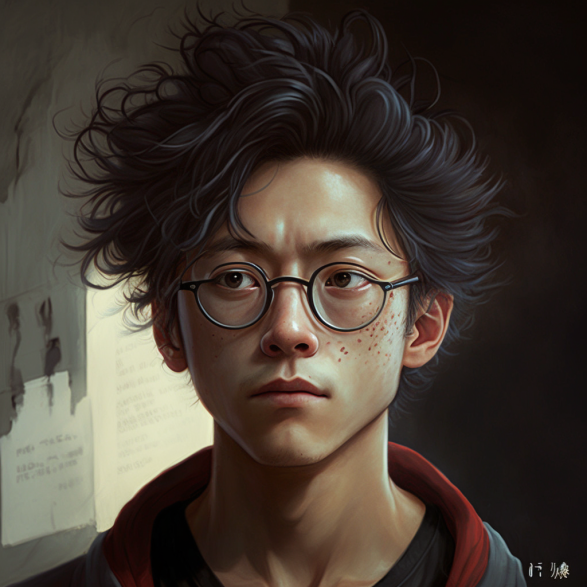
#> input picture Multimedia/tp1_images_filters/Sami__jiro_horikoshi_bda37552-7194-48a8-aae9-b13500d8fd3e.png, 587 x 587 px
$ jupyter execute --allow-errors tp1.ipynb
#> lines starting #> are read from the running program, lines starting #| are printed output that depends on the picture; after the words box and inside, x2 and y2 are one past the last pixel; in counts of white or black regions, pixels touching at a corner belong together
[cell 1]
import cv2
import numpy as np
import matplotlib.pyplot as plt

[cell 2]
img = cv2.imread(r"Sami__jiro_horikoshi_bda37552-7194-48a8-aae9-b13500d8fd3e.png")
#> img is the input picture: shape (587, 587, 3); mean B, G, R 52.3, 61.2, 71.2
print(type(img))
#| <class 'numpy.ndarray'>

[cell 3]
height , width , channels = img.shape
#> height = 587; width = 587; channels = 3

print (f'height: {height} / width: {width} / channels: {channels}')
#| height: 587 / width: 587 / channels: 3

B , G , R = img[300,300]
#> B = 127; G = 148; R = 176

print (f'blue: {B} / green: {G} / red: {R}')
#| blue: 127 / green: 148 / red: 176

cv2.imshow("image" , img)
cv2.waitKey(0)

cv2.destroyAllWindows()

[cell 4]
resized  = cv2.resize(img, (int(img.shape[1]/2) ,int( img.shape[0]/2)))
print(type(int(img.shape[1]/2)))
#| <class 'int'>

cv2.imshow("image" , resized)
cv2.waitKey(0)
cv2.destroyAllWindows()

[cell 5]
#...
# Convert from BGR to YCrCb color space: Y is the Luminance component, Cb and Cr
# chrominance components
img_ycrcb = cv2.cvtColor(resized, cv2.COLOR_BGR2YCrCb)
#> img_ycrcb: shape (293, 293, 3); mean of channels 0, 1, 2 63, 133.7, 121.9
cv2.imwrite("ycrcb_random.png", img_ycrcb)
# Convert from BGR to HSV color space
img_hsv = cv2.cvtColor(resized, cv2.COLOR_BGR2HSV)
#> img_hsv: shape (293, 293, 3); mean H, S, V 25.2, 87.4, 71.7
cv2.imwrite("hsv_random.png", img_hsv)
# Convert an RGB image to grayscale
gray_img = cv2.cvtColor(resized, cv2.COLOR_BGR2GRAY)
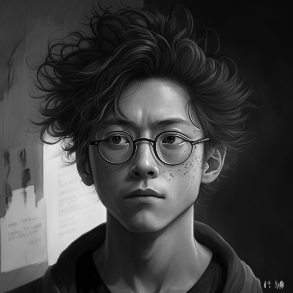
#> gray_img: shape (293, 293); min 0, max 244, mean 63
# concatenate image Horizontally
images = np.concatenate((cv2.cvtColor(gray_img, cv2.COLOR_GRAY2BGR), img_ycrcb,
img_hsv), axis=1)
#> images: shape (293, 879, 3); mean of channels 0, 1, 2 50.4, 94.7, 85.5
cv2.imshow('Gray, YCrCb and HSV images', images)
cv2.waitKey(0)
cv2.destroyAllWindows()

[cell 6]
plt.imshow(img)
# rgb_img = cv2.cvtColor(img , cv2.COLOR_BGR2RGB)
plt.axis("off")
plt.title("jirooooo")
plt.show()

[cell 7]
B_img, G_img, R_img = cv2.split(img)
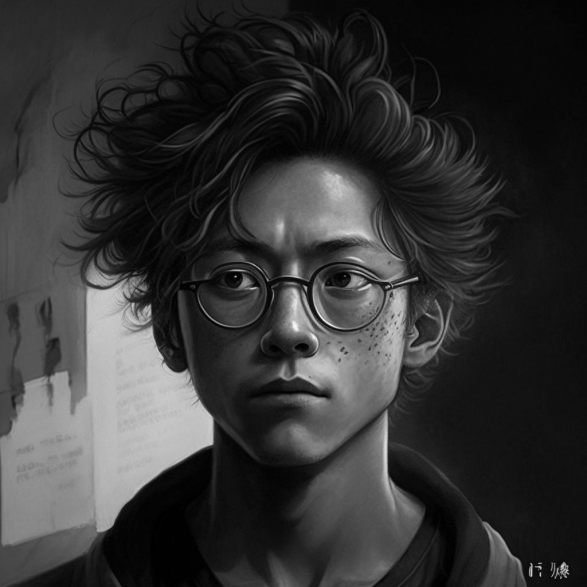
#> B_img: shape (587, 587); min 0, max 248, mean 52.3
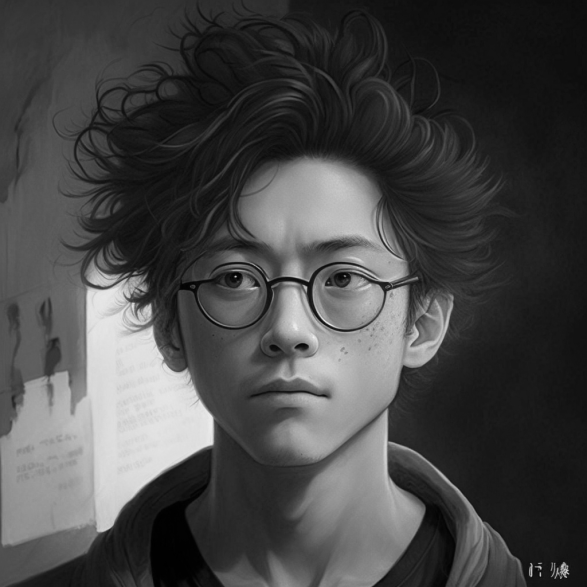
#> R_img: shape (587, 587); min 0, max 240, mean 71.2
RGB_img = cv2.merge([R_img, G_img, B_img])
plt.imshow(G_img , cmap="gray")
plt.axis('off')
plt.title('Image')
plt.show()

[cell 8]
figure, plots = plt.subplots(nrows=1, ncols=3)
for i, plot in enumerate(plots):
    plotimg = np.zeros(RGB_img.shape, dtype='uint8')
    plotimg[:, :, i] = RGB_img[:, :, i]
    plot.imshow(plotimg)
    plot.axis('off')
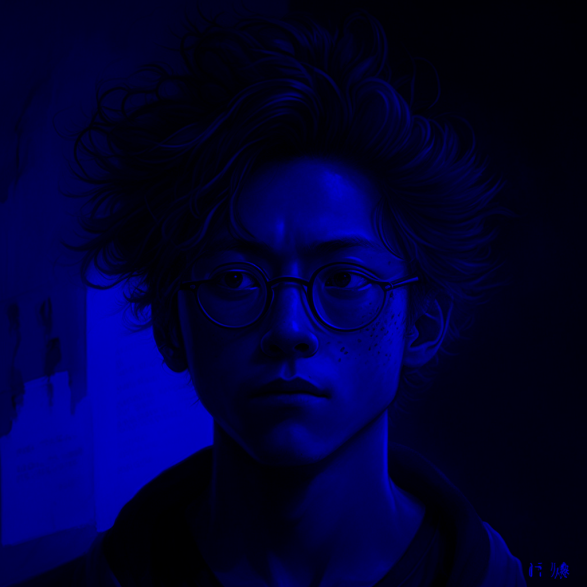
#> plotimg: shape (587, 587, 3); mean R, G, B 0, 0, 52.3
plt.show()
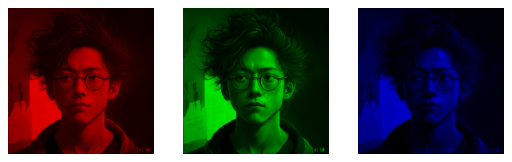
#> figure drawn by matplotlib, 3 panels

## Binarisation :

[cell 9]
gray_img = cv2.cvtColor(img, cv2.COLOR_BGR2GRAY)
#> gray_img: shape (587, 587)
# concatenate image Horizontally

cv2.imshow("CCCCCCCCCCCCCCCCCC" ,  gray_img)
cv2.waitKey(0)
cv2.destroyAllWindows()


threshold = 127
_, img_bw = cv2.threshold(gray_img, threshold, 255, cv2.THRESH_BINARY)
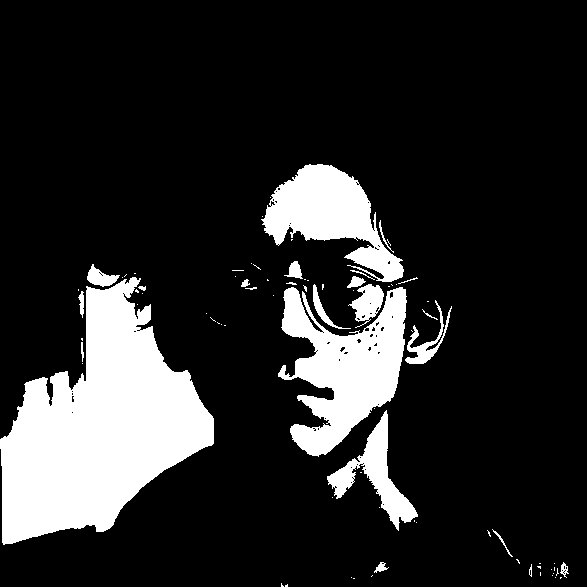
#> img_bw: shape (587, 587); 16.5% white; 82 white regions (60 under 20 px), largest, box (x1, y1, x2, y2) and area: (0, 277, 214, 545) 31617, (278, 287, 407, 457) 11232, (261, 164, 404, 282) 7789
threshold, img_bw_otsu = cv2.threshold(gray_img, threshold, 255, cv2.THRESH_OTSU)
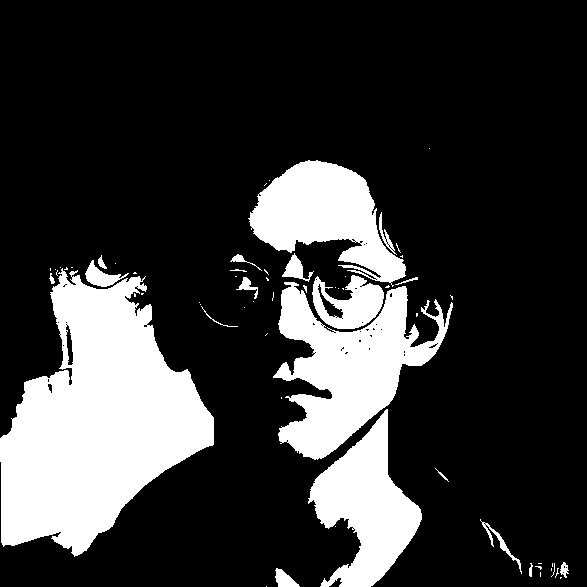
#> img_bw_otsu: shape (587, 587); 21.8% white; 63 white regions (43 under 20 px), largest, box (x1, y1, x2, y2) and area: (0, 268, 214, 557) 35860, (273, 282, 453, 460) 14563, (248, 160, 406, 287) 10262
#> threshold = 98
print (f"Otsu threshold {threshold}")
#| Otsu threshold 98.0
figure, plots = plt.subplots(1, 2)
plots[0].imshow(img_bw, cmap='gray')
plots[0].axis('off')
plots[0].set_title('Binarized Image')
plots[1].imshow(img_bw_otsu, cmap='gray')
plots[1].axis('off')
plots[1].set_title('Otsu Binarized Image')
plt.show()

utiliser Matplotlib pour afficher les trois images: niveau de gris, YCbCr et HSV à
partir de l’image originale “cablecar.bmp”.

#> (a cell that did not finish here is left out)

[cell 11]
import numpy as np
import matplotlib.pyplot as plt

# Generate sample data for three images with three channels each
image1 = np.random.rand(256, 256, 3)  # Image 1
image2 = np.random.rand(256, 256, 3)  # Image 2
image3 = np.random.rand(256, 256, 3)  # Image 3

# Concatenate the three images along the horizontal axis
concatenated_image = np.concatenate((image1, image2), axis=1)

# Display the concatenated image
plt.imshow(image1)
plt.axis('off')  # Turn off axis labels and ticks
plt.show()
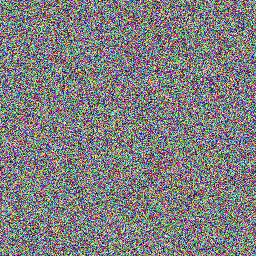
#> shown: shape (256, 256, 3) float64; mean R, G, B 0.501, 0.499, 0.502

$ run again, with Multimedia/tp1_images_filters/hsv_random.png copied over Multimedia/tp1_images_filters/Sami__jiro_horikoshi_bda37552-7194-48a8-aae9-b13500d8fd3e.png
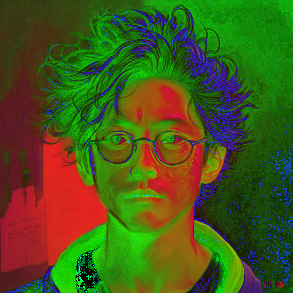
#> input picture Multimedia/tp1_images_filters/hsv_random.png, 293 x 293 px
#> img is the input picture: shape (293, 293, 3); mean B, G, R 25.2, 87.4, 71.7
#| <class 'numpy.ndarray'>
#| height: 293 / width: 293 / channels: 3
#| <class 'int'>
#> img_ycrcb: shape (146, 146, 3); mean of channels 0, 1, 2 75.4, 125.2, 99.6
#> img_hsv: shape (146, 146, 3); mean H, S, V 57.7, 218.1, 122.6
#> images: shape (146, 438, 3); mean of channels 0, 1, 2 69.5, 139.6, 99.2
#> `_, img_bw = cv2.threshold(gray_img, threshold, 255, cv2.THRESH_BINARY)`:
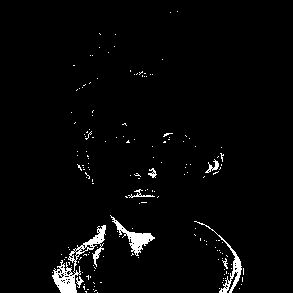
#> img_bw: shape (293, 293); 2.7% white; 169 white regions (161 under 20 px), largest, box (x1, y1, x2, y2) and area: (52, 225, 106, 293) 893, (110, 215, 155, 256) 453, (194, 221, 242, 293) 371
#> `threshold, img_bw_otsu = cv2.threshold(gray_img, threshold, 255, cv2.T..`:
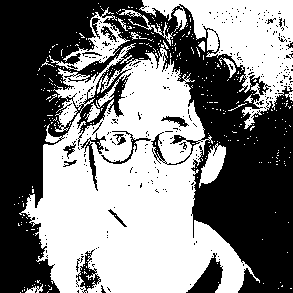
#> img_bw_otsu: shape (293, 293); 50.2% white; 334 black regions (316 under 20 px), largest, box (x1, y1, x2, y2) and area: (0, 0, 293, 293) 39782, (186, 253, 223, 293) 678, (76, 249, 101, 293) 368
#> threshold = 75
#| Otsu threshold 75.0
